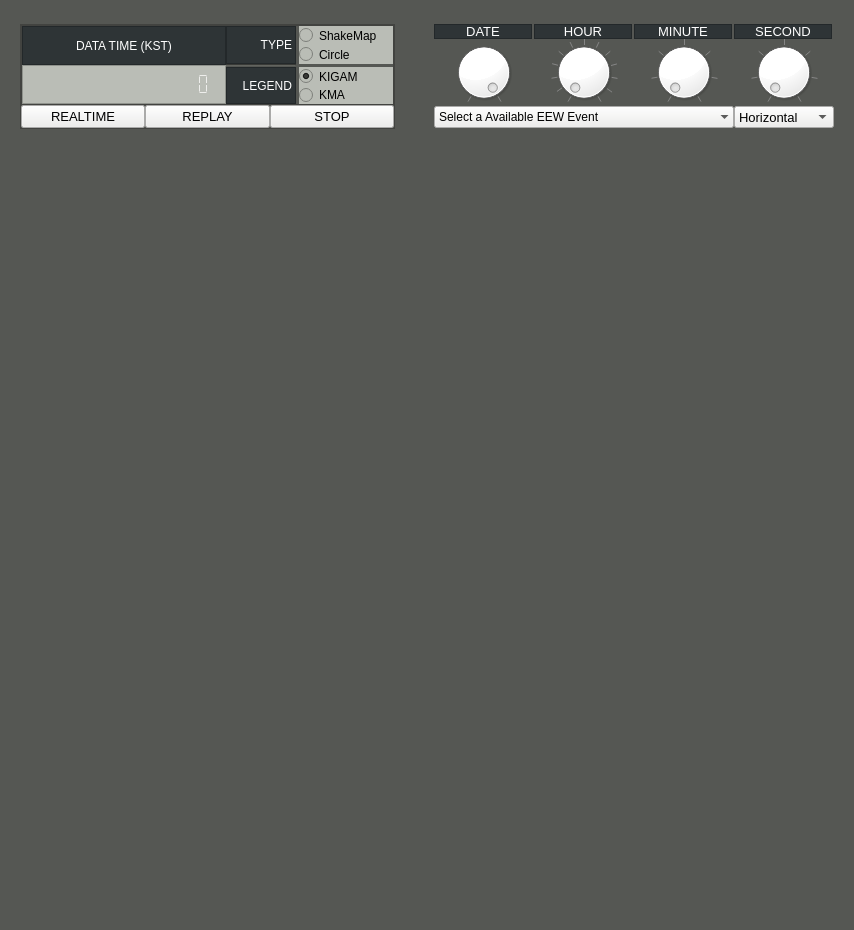
<?xml version="1.0" encoding="UTF-8"?>
<ui version="4.0">
 <class>MainWindow</class>
 <widget class="QMainWindow" name="MainWindow">
  <property name="geometry">
   <rect>
    <x>0</x>
    <y>0</y>
    <width>854</width>
    <height>930</height>
   </rect>
  </property>
  <property name="minimumSize">
   <size>
    <width>854</width>
    <height>930</height>
   </size>
  </property>
  <property name="maximumSize">
   <size>
    <width>854</width>
    <height>930</height>
   </size>
  </property>
  <property name="windowTitle">
   <string>MainWindow</string>
  </property>
  <property name="styleSheet">
   <string notr="true">background-color: rgb(85, 87, 83);</string>
  </property>
  <widget class="QWidget" name="centralwidget">
   <property name="minimumSize">
    <size>
     <width>854</width>
     <height>930</height>
    </size>
   </property>
   <property name="maximumSize">
    <size>
     <width>854</width>
     <height>930</height>
    </size>
   </property>
   <layout class="QHBoxLayout" name="horizontalLayout_2">
    <property name="spacing">
     <number>0</number>
    </property>
    <property name="leftMargin">
     <number>0</number>
    </property>
    <property name="topMargin">
     <number>15</number>
    </property>
    <property name="rightMargin">
     <number>0</number>
    </property>
    <property name="bottomMargin">
     <number>0</number>
    </property>
    <item>
     <spacer name="horizontalSpacer">
      <property name="orientation">
       <enum>Qt::Horizontal</enum>
      </property>
      <property name="sizeHint" stdset="0">
       <size>
        <width>40</width>
        <height>20</height>
       </size>
      </property>
     </spacer>
    </item>
    <item>
     <layout class="QVBoxLayout" name="mainLO">
      <property name="spacing">
       <number>15</number>
      </property>
      <item>
       <layout class="QHBoxLayout" name="headerLO">
        <property name="spacing">
         <number>0</number>
        </property>
        <item>
         <widget class="QFrame" name="frame">
          <property name="minimumSize">
           <size>
            <width>375</width>
            <height>105</height>
           </size>
          </property>
          <property name="maximumSize">
           <size>
            <width>375</width>
            <height>105</height>
           </size>
          </property>
          <property name="frameShape">
           <enum>QFrame::StyledPanel</enum>
          </property>
          <property name="frameShadow">
           <enum>QFrame::Raised</enum>
          </property>
          <layout class="QVBoxLayout" name="verticalLayout_3">
           <property name="spacing">
            <number>0</number>
           </property>
           <property name="leftMargin">
            <number>0</number>
           </property>
           <property name="topMargin">
            <number>0</number>
           </property>
           <property name="rightMargin">
            <number>0</number>
           </property>
           <property name="bottomMargin">
            <number>0</number>
           </property>
           <item>
            <widget class="QFrame" name="frame_2">
             <property name="frameShape">
              <enum>QFrame::StyledPanel</enum>
             </property>
             <property name="frameShadow">
              <enum>QFrame::Raised</enum>
             </property>
             <layout class="QHBoxLayout" name="horizontalLayout_3">
              <property name="spacing">
               <number>0</number>
              </property>
              <property name="leftMargin">
               <number>0</number>
              </property>
              <property name="topMargin">
               <number>0</number>
              </property>
              <property name="rightMargin">
               <number>0</number>
              </property>
              <property name="bottomMargin">
               <number>0</number>
              </property>
              <item>
               <layout class="QVBoxLayout" name="verticalLayout">
                <property name="spacing">
                 <number>0</number>
                </property>
                <item>
                 <widget class="QLabel" name="label">
                  <property name="minimumSize">
                   <size>
                    <width>204</width>
                    <height>0</height>
                   </size>
                  </property>
                  <property name="maximumSize">
                   <size>
                    <width>204</width>
                    <height>16777215</height>
                   </size>
                  </property>
                  <property name="styleSheet">
                   <string notr="true">background-color: rgb(46, 52, 54);
color:rgb(255, 255, 255);
</string>
                  </property>
                  <property name="frameShape">
                   <enum>QFrame::StyledPanel</enum>
                  </property>
                  <property name="text">
                   <string>DATA TIME (KST)</string>
                  </property>
                  <property name="alignment">
                   <set>Qt::AlignCenter</set>
                  </property>
                 </widget>
                </item>
                <item>
                 <widget class="QLCDNumber" name="dataTimeLCD">
                  <property name="minimumSize">
                   <size>
                    <width>204</width>
                    <height>0</height>
                   </size>
                  </property>
                  <property name="maximumSize">
                   <size>
                    <width>204</width>
                    <height>16777215</height>
                   </size>
                  </property>
                  <property name="styleSheet">
                   <string notr="true">color: rgb(238, 238, 236);
background-color: rgb(186, 189, 182);</string>
                  </property>
                  <property name="frameShape">
                   <enum>QFrame::StyledPanel</enum>
                  </property>
                  <property name="digitCount">
                   <number>17</number>
                  </property>
                  <property name="segmentStyle">
                   <enum>QLCDNumber::Flat</enum>
                  </property>
                 </widget>
                </item>
               </layout>
              </item>
              <item>
               <layout class="QGridLayout" name="gridLayout">
                <property name="horizontalSpacing">
                 <number>3</number>
                </property>
                <property name="verticalSpacing">
                 <number>0</number>
                </property>
                <item row="0" column="1" rowspan="2">
                 <layout class="QVBoxLayout" name="verticalLayout_4">
                  <property name="spacing">
                   <number>0</number>
                  </property>
                  <item>
                   <widget class="QRadioButton" name="sTypeRB">
                    <property name="minimumSize">
                     <size>
                      <width>85</width>
                      <height>0</height>
                     </size>
                    </property>
                    <property name="font">
                     <font>
                      <pointsize>9</pointsize>
                     </font>
                    </property>
                    <property name="styleSheet">
                     <string notr="true">background-color: rgb(186, 189, 182);</string>
                    </property>
                    <property name="text">
                     <string>ShakeMap</string>
                    </property>
                    <property name="checked">
                     <bool>true</bool>
                    </property>
                   </widget>
                  </item>
                  <item>
                   <widget class="QRadioButton" name="cTypeRB">
                    <property name="minimumSize">
                     <size>
                      <width>85</width>
                      <height>0</height>
                     </size>
                    </property>
                    <property name="font">
                     <font>
                      <pointsize>9</pointsize>
                     </font>
                    </property>
                    <property name="styleSheet">
                     <string notr="true">background-color: rgb(186, 189, 182);</string>
                    </property>
                    <property name="text">
                     <string>Circle</string>
                    </property>
                   </widget>
                  </item>
                 </layout>
                </item>
                <item row="0" column="0" rowspan="2">
                 <widget class="QLabel" name="label_2">
                  <property name="minimumSize">
                   <size>
                    <width>70</width>
                    <height>0</height>
                   </size>
                  </property>
                  <property name="maximumSize">
                   <size>
                    <width>70</width>
                    <height>16777215</height>
                   </size>
                  </property>
                  <property name="font">
                   <font>
                    <pointsize>9</pointsize>
                   </font>
                  </property>
                  <property name="styleSheet">
                   <string notr="true">background-color: rgb(46, 52, 54);
color:rgb(255, 255, 255);
</string>
                  </property>
                  <property name="frameShape">
                   <enum>QFrame::StyledPanel</enum>
                  </property>
                  <property name="text">
                   <string>TYPE</string>
                  </property>
                  <property name="alignment">
                   <set>Qt::AlignRight|Qt::AlignTrailing|Qt::AlignVCenter</set>
                  </property>
                 </widget>
                </item>
                <item row="3" column="1" rowspan="2">
                 <layout class="QVBoxLayout" name="verticalLayout_5">
                  <property name="spacing">
                   <number>0</number>
                  </property>
                  <item>
                   <widget class="QRadioButton" name="kigamLegendRB">
                    <property name="enabled">
                     <bool>true</bool>
                    </property>
                    <property name="minimumSize">
                     <size>
                      <width>85</width>
                      <height>0</height>
                     </size>
                    </property>
                    <property name="font">
                     <font>
                      <pointsize>9</pointsize>
                     </font>
                    </property>
                    <property name="styleSheet">
                     <string notr="true">background-color: rgb(186, 189, 182);</string>
                    </property>
                    <property name="text">
                     <string>KIGAM</string>
                    </property>
                    <property name="checked">
                     <bool>true</bool>
                    </property>
                   </widget>
                  </item>
                  <item>
                   <widget class="QRadioButton" name="kmaLegendRB">
                    <property name="enabled">
                     <bool>true</bool>
                    </property>
                    <property name="minimumSize">
                     <size>
                      <width>85</width>
                      <height>0</height>
                     </size>
                    </property>
                    <property name="font">
                     <font>
                      <pointsize>9</pointsize>
                     </font>
                    </property>
                    <property name="styleSheet">
                     <string notr="true">background-color: rgb(186, 189, 182);</string>
                    </property>
                    <property name="text">
                     <string>KMA</string>
                    </property>
                   </widget>
                  </item>
                 </layout>
                </item>
                <item row="2" column="0">
                 <widget class="Line" name="line">
                  <property name="orientation">
                   <enum>Qt::Horizontal</enum>
                  </property>
                 </widget>
                </item>
                <item row="3" column="0" rowspan="2">
                 <widget class="QLabel" name="label_3">
                  <property name="minimumSize">
                   <size>
                    <width>70</width>
                    <height>0</height>
                   </size>
                  </property>
                  <property name="maximumSize">
                   <size>
                    <width>70</width>
                    <height>16777215</height>
                   </size>
                  </property>
                  <property name="font">
                   <font>
                    <pointsize>9</pointsize>
                   </font>
                  </property>
                  <property name="styleSheet">
                   <string notr="true">background-color: rgb(46, 52, 54);
color:rgb(255, 255, 255);
</string>
                  </property>
                  <property name="frameShape">
                   <enum>QFrame::StyledPanel</enum>
                  </property>
                  <property name="text">
                   <string>LEGEND</string>
                  </property>
                  <property name="alignment">
                   <set>Qt::AlignRight|Qt::AlignTrailing|Qt::AlignVCenter</set>
                  </property>
                 </widget>
                </item>
               </layout>
              </item>
             </layout>
            </widget>
           </item>
           <item>
            <layout class="QHBoxLayout" name="horizontalLayout">
             <property name="spacing">
              <number>0</number>
             </property>
             <item>
              <widget class="QPushButton" name="realtimePB">
               <property name="font">
                <font>
                 <pointsize>10</pointsize>
                </font>
               </property>
               <property name="styleSheet">
                <string notr="true">background-color: rgb(238, 238, 236);</string>
               </property>
               <property name="text">
                <string>REALTIME</string>
               </property>
              </widget>
             </item>
             <item>
              <widget class="QPushButton" name="playPB">
               <property name="font">
                <font>
                 <pointsize>10</pointsize>
                </font>
               </property>
               <property name="styleSheet">
                <string notr="true">background-color: rgb(238, 238, 236);</string>
               </property>
               <property name="text">
                <string>REPLAY</string>
               </property>
              </widget>
             </item>
             <item>
              <widget class="QPushButton" name="stopPB">
               <property name="font">
                <font>
                 <pointsize>10</pointsize>
                </font>
               </property>
               <property name="styleSheet">
                <string notr="true">background-color: rgb(238, 238, 236);</string>
               </property>
               <property name="text">
                <string>STOP</string>
               </property>
              </widget>
             </item>
            </layout>
           </item>
          </layout>
         </widget>
        </item>
        <item>
         <layout class="QGridLayout" name="rightHeaderLO">
          <property name="spacing">
           <number>0</number>
          </property>
          <item row="0" column="2">
           <widget class="QLabel" name="hourLB">
            <property name="minimumSize">
             <size>
              <width>98</width>
              <height>15</height>
             </size>
            </property>
            <property name="maximumSize">
             <size>
              <width>98</width>
              <height>15</height>
             </size>
            </property>
            <property name="font">
             <font>
              <pointsize>10</pointsize>
             </font>
            </property>
            <property name="styleSheet">
             <string notr="true">background-color: rgb(46, 52, 54);
color:rgb(255, 255, 255);
</string>
            </property>
            <property name="frameShape">
             <enum>QFrame::StyledPanel</enum>
            </property>
            <property name="text">
             <string>HOUR</string>
            </property>
            <property name="alignment">
             <set>Qt::AlignCenter</set>
            </property>
           </widget>
          </item>
          <item row="0" column="1">
           <widget class="QLabel" name="dateLB">
            <property name="minimumSize">
             <size>
              <width>98</width>
              <height>15</height>
             </size>
            </property>
            <property name="maximumSize">
             <size>
              <width>98</width>
              <height>15</height>
             </size>
            </property>
            <property name="font">
             <font>
              <pointsize>10</pointsize>
             </font>
            </property>
            <property name="styleSheet">
             <string notr="true">background-color: rgb(46, 52, 54);
color:rgb(255, 255, 255);
</string>
            </property>
            <property name="frameShape">
             <enum>QFrame::StyledPanel</enum>
            </property>
            <property name="text">
             <string>DATE</string>
            </property>
            <property name="alignment">
             <set>Qt::AlignCenter</set>
            </property>
           </widget>
          </item>
          <item row="2" column="1">
           <widget class="QDial" name="dateDial">
            <property name="minimumSize">
             <size>
              <width>100</width>
              <height>67</height>
             </size>
            </property>
            <property name="maximumSize">
             <size>
              <width>100</width>
              <height>67</height>
             </size>
            </property>
            <property name="styleSheet">
             <string notr="true">background-color: rgb(255, 255, 255);
</string>
            </property>
            <property name="maximum">
             <number>1</number>
            </property>
            <property name="pageStep">
             <number>1</number>
            </property>
            <property name="value">
             <number>1</number>
            </property>
            <property name="wrapping">
             <bool>false</bool>
            </property>
            <property name="notchesVisible">
             <bool>true</bool>
            </property>
           </widget>
          </item>
          <item row="2" column="3">
           <widget class="QDial" name="minDial">
            <property name="minimumSize">
             <size>
              <width>100</width>
              <height>67</height>
             </size>
            </property>
            <property name="maximumSize">
             <size>
              <width>100</width>
              <height>67</height>
             </size>
            </property>
            <property name="styleSheet">
             <string notr="true">background-color: rgb(255, 255, 255);
</string>
            </property>
            <property name="maximum">
             <number>59</number>
            </property>
            <property name="pageStep">
             <number>1</number>
            </property>
            <property name="invertedControls">
             <bool>false</bool>
            </property>
            <property name="wrapping">
             <bool>false</bool>
            </property>
            <property name="notchTarget">
             <double>11.000000000000000</double>
            </property>
            <property name="notchesVisible">
             <bool>true</bool>
            </property>
           </widget>
          </item>
          <item row="2" column="4">
           <widget class="QDial" name="secDial">
            <property name="minimumSize">
             <size>
              <width>100</width>
              <height>67</height>
             </size>
            </property>
            <property name="maximumSize">
             <size>
              <width>100</width>
              <height>67</height>
             </size>
            </property>
            <property name="styleSheet">
             <string notr="true">background-color: rgb(255, 255, 255);
</string>
            </property>
            <property name="maximum">
             <number>59</number>
            </property>
            <property name="pageStep">
             <number>1</number>
            </property>
            <property name="notchTarget">
             <double>11.000000000000000</double>
            </property>
            <property name="notchesVisible">
             <bool>true</bool>
            </property>
           </widget>
          </item>
          <item row="2" column="2">
           <widget class="QDial" name="hourDial">
            <property name="minimumSize">
             <size>
              <width>100</width>
              <height>67</height>
             </size>
            </property>
            <property name="maximumSize">
             <size>
              <width>100</width>
              <height>67</height>
             </size>
            </property>
            <property name="styleSheet">
             <string notr="true">background-color: rgb(255, 255, 255);
</string>
            </property>
            <property name="maximum">
             <number>23</number>
            </property>
            <property name="pageStep">
             <number>1</number>
            </property>
            <property name="tracking">
             <bool>true</bool>
            </property>
            <property name="invertedAppearance">
             <bool>false</bool>
            </property>
            <property name="invertedControls">
             <bool>false</bool>
            </property>
            <property name="wrapping">
             <bool>false</bool>
            </property>
            <property name="notchTarget">
             <double>6.000000000000000</double>
            </property>
            <property name="notchesVisible">
             <bool>true</bool>
            </property>
           </widget>
          </item>
          <item row="0" column="3">
           <widget class="QLabel" name="minLB">
            <property name="minimumSize">
             <size>
              <width>98</width>
              <height>15</height>
             </size>
            </property>
            <property name="maximumSize">
             <size>
              <width>98</width>
              <height>15</height>
             </size>
            </property>
            <property name="font">
             <font>
              <pointsize>10</pointsize>
             </font>
            </property>
            <property name="styleSheet">
             <string notr="true">background-color: rgb(46, 52, 54);
color:rgb(255, 255, 255);
</string>
            </property>
            <property name="frameShape">
             <enum>QFrame::StyledPanel</enum>
            </property>
            <property name="text">
             <string>MINUTE</string>
            </property>
            <property name="alignment">
             <set>Qt::AlignCenter</set>
            </property>
           </widget>
          </item>
          <item row="0" column="4">
           <widget class="QLabel" name="secLB">
            <property name="minimumSize">
             <size>
              <width>98</width>
              <height>15</height>
             </size>
            </property>
            <property name="maximumSize">
             <size>
              <width>98</width>
              <height>15</height>
             </size>
            </property>
            <property name="font">
             <font>
              <pointsize>10</pointsize>
             </font>
            </property>
            <property name="styleSheet">
             <string notr="true">background-color: rgb(46, 52, 54);
color:rgb(255, 255, 255);
</string>
            </property>
            <property name="frameShape">
             <enum>QFrame::StyledPanel</enum>
            </property>
            <property name="text">
             <string>SECOND</string>
            </property>
            <property name="alignment">
             <set>Qt::AlignCenter</set>
            </property>
           </widget>
          </item>
          <item row="2" column="0">
           <spacer name="horizontalSpacer_3">
            <property name="orientation">
             <enum>Qt::Horizontal</enum>
            </property>
            <property name="sizeHint" stdset="0">
             <size>
              <width>40</width>
              <height>20</height>
             </size>
            </property>
           </spacer>
          </item>
          <item row="3" column="1" colspan="3">
           <widget class="QComboBox" name="eventListCB">
            <property name="enabled">
             <bool>true</bool>
            </property>
            <property name="minimumSize">
             <size>
              <width>300</width>
              <height>22</height>
             </size>
            </property>
            <property name="maximumSize">
             <size>
              <width>300</width>
              <height>22</height>
             </size>
            </property>
            <property name="font">
             <font>
              <pointsize>9</pointsize>
             </font>
            </property>
            <property name="styleSheet">
             <string notr="true">background-color: rgb(238, 238, 236);</string>
            </property>
            <property name="editable">
             <bool>false</bool>
            </property>
            <property name="sizeAdjustPolicy">
             <enum>QComboBox::AdjustToContents</enum>
            </property>
            <property name="frame">
             <bool>false</bool>
            </property>
            <item>
             <property name="text">
              <string>Select a Available EEW Event</string>
             </property>
            </item>
           </widget>
          </item>
          <item row="3" column="4">
           <widget class="QComboBox" name="monChanCB">
            <property name="minimumSize">
             <size>
              <width>100</width>
              <height>22</height>
             </size>
            </property>
            <property name="maximumSize">
             <size>
              <width>100</width>
              <height>22</height>
             </size>
            </property>
            <property name="font">
             <font>
              <pointsize>10</pointsize>
             </font>
            </property>
            <property name="styleSheet">
             <string notr="true">background-color: rgb(238, 238, 236);</string>
            </property>
            <property name="currentIndex">
             <number>3</number>
            </property>
            <item>
             <property name="text">
              <string>East/West</string>
             </property>
            </item>
            <item>
             <property name="text">
              <string>North/South</string>
             </property>
            </item>
            <item>
             <property name="text">
              <string>Up/Down</string>
             </property>
            </item>
            <item>
             <property name="text">
              <string>Horizontal</string>
             </property>
            </item>
            <item>
             <property name="text">
              <string>Total(3-Axis)</string>
             </property>
            </item>
           </widget>
          </item>
         </layout>
        </item>
       </layout>
      </item>
      <item>
       <widget class="QFrame" name="mapFR">
        <property name="minimumSize">
         <size>
          <width>814</width>
          <height>768</height>
         </size>
        </property>
        <property name="maximumSize">
         <size>
          <width>814</width>
          <height>768</height>
         </size>
        </property>
        <property name="sizeIncrement">
         <size>
          <width>0</width>
          <height>0</height>
         </size>
        </property>
        <property name="frameShape">
         <enum>QFrame::NoFrame</enum>
        </property>
        <property name="frameShadow">
         <enum>QFrame::Raised</enum>
        </property>
        <layout class="QVBoxLayout" name="verticalLayout_2">
         <property name="spacing">
          <number>0</number>
         </property>
         <property name="leftMargin">
          <number>0</number>
         </property>
         <property name="topMargin">
          <number>0</number>
         </property>
         <property name="rightMargin">
          <number>0</number>
         </property>
         <property name="bottomMargin">
          <number>0</number>
         </property>
         <item>
          <layout class="QVBoxLayout" name="mapLO">
           <property name="spacing">
            <number>0</number>
           </property>
          </layout>
         </item>
        </layout>
       </widget>
      </item>
     </layout>
    </item>
    <item>
     <spacer name="horizontalSpacer_2">
      <property name="orientation">
       <enum>Qt::Horizontal</enum>
      </property>
      <property name="sizeHint" stdset="0">
       <size>
        <width>40</width>
        <height>20</height>
       </size>
      </property>
     </spacer>
    </item>
   </layout>
  </widget>
 </widget>
 <resources/>
 <connections/>
</ui>
